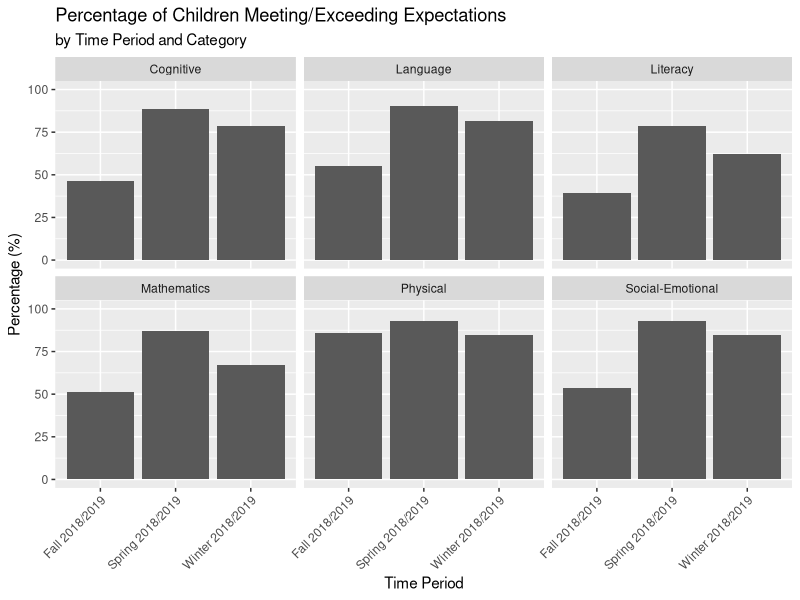
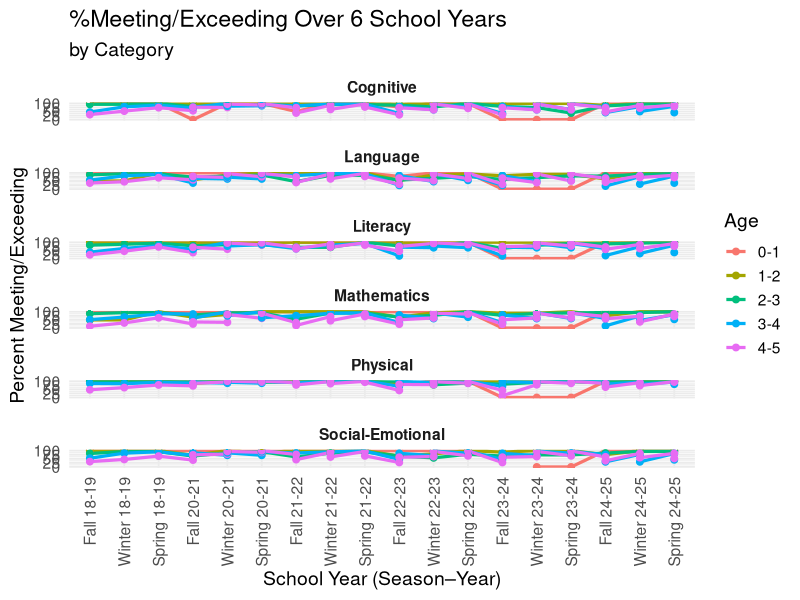
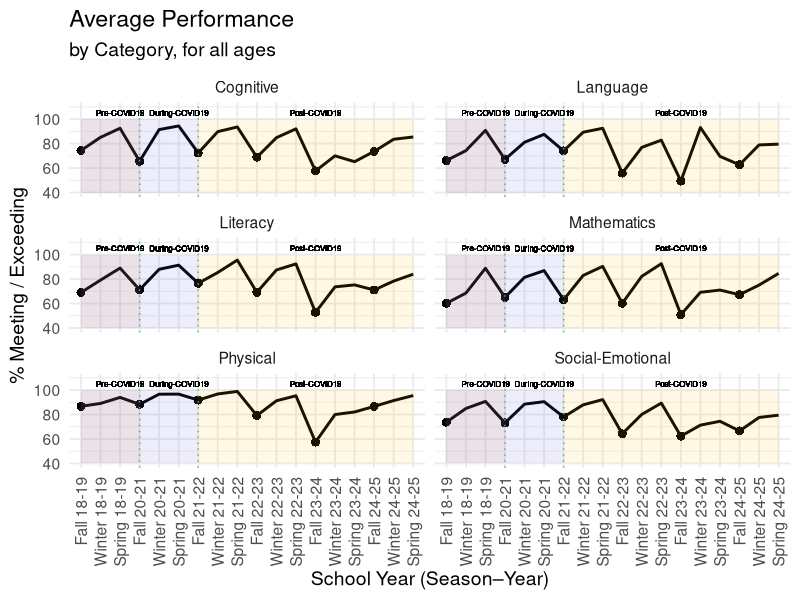
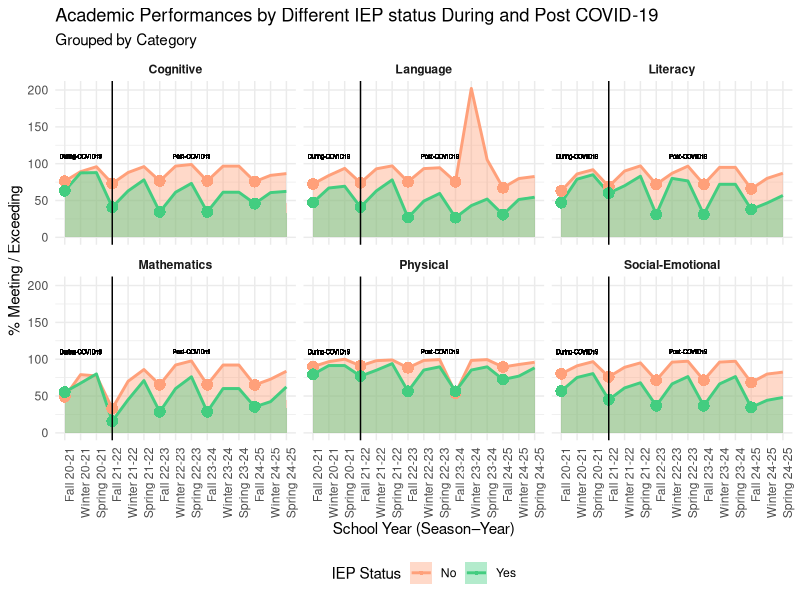
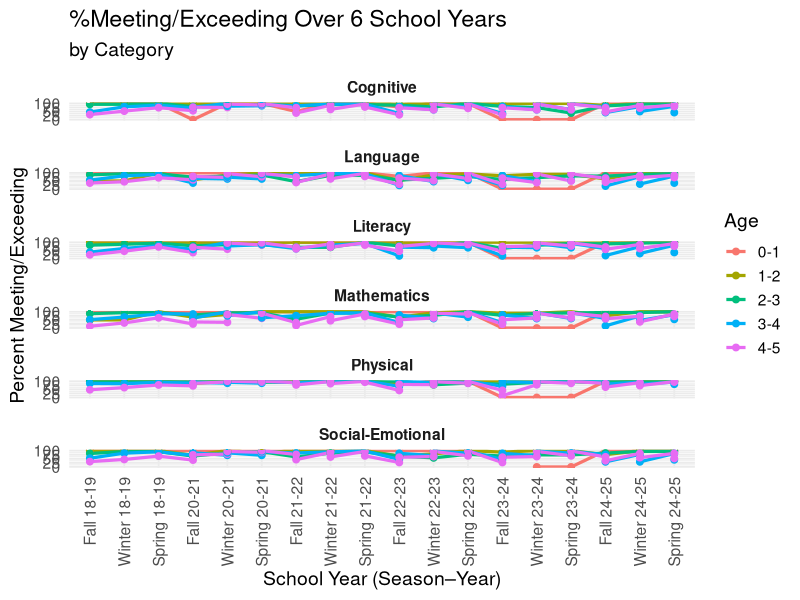
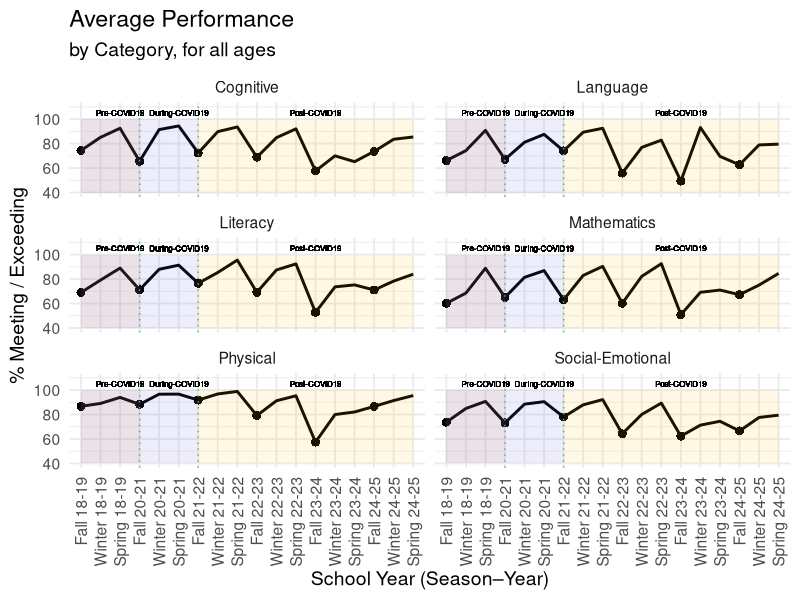
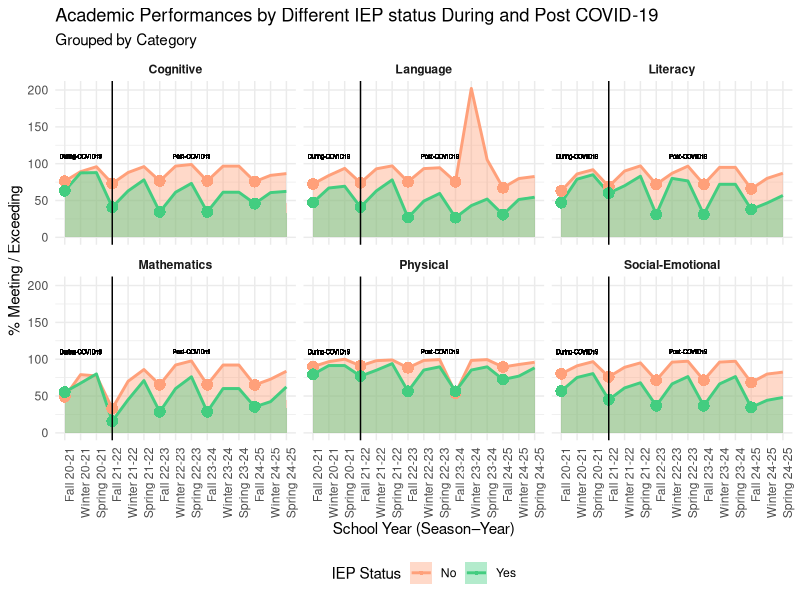

The R source for these figures, in order:
## ---- chunk 1
library(tidyverse)
library(broom)
library(readxl)
library(dplyr)
library(skimr)
## ---- chunk 2
prof_2018_2019 <- read_excel("../data/ignore/file_show.xlsx")
## ---- chunk 3
glimpse(prof_2018_2019)
## ---- chunk 4
skim(prof_2018_2019)
## ---- chunk 5
categorized_data_2018_2019 <- prof_2018_2019 |>
  group_by(`Time Period`, `Category`) |>
  summarise(
    `Total # Children` = sum(`# Children`, na.rm = TRUE), 
    `Meeting / Exceeding Children` = sum(`# Meeting / Exceeding`, na.rm = TRUE), 
    `% percentage` = round(`Meeting / Exceeding Children` / `Total # Children` * 100, 2),
    .groups = "drop"
  )
## ---- chunk 6
ggplot(categorized_data_2018_2019, aes(x = `Time Period`, y = `% percentage`)) +
  geom_col() +
  facet_wrap(~ `Category`) +
  ylim(0, 100) +
  labs(
    title = "Percentage of Children Meeting/Exceeding Expectations",
    subtitle = "by Time Period and Category",
    x = "Time Period",
    y = "Percentage (%)"
  ) + 
  theme(axis.text.x = element_text(angle = 45, hjust = 1))
## ---- chunk 7
X2018_2019 <- read_excel("../data/ignore/2018-2019.xlsx")
X2020_2021 <- read_excel("../data/ignore/2020-2021.xlsx")
X2021_2022 <- read_excel("../data/ignore/2021-2022.xlsx")
X2022_2023 <- read_excel("../data/ignore/2022-2023.xlsx")
X2023_2024 <- read_excel("../data/ignore/2023-2024.xlsx")
X2024_2025 <- read_excel("../data/ignore/2024-2025.xlsx")
## ---- chunk 8
general_data_table <- bind_rows(
  #for each year we need to first convert our number of children, number of meeting/exceeding, and percentage of meeting/exceeding in numerit values and create a year column that would help us with sorting and labeling
  X2018_2019 |>
    mutate(
      `# Children` = parse_number(as.character(`# Children`), na = c("N/A", "NA")), 
      `# Meeting / Exceeding` = parse_number(as.character(`# Meeting / Exceeding`), na = c("N/A", "NA")), 
      `% Meeting / Exceeding` = parse_number(as.character(`% Meeting / Exceeding`)), 
      year = "18-19"), 
  X2020_2021 |>
    mutate(
      `# Children` = parse_number(as.character(`# Children`), na = c("N/A", "NA")), 
      `# Meeting / Exceeding` = parse_number(as.character(`# Meeting / Exceeding`), na = c("N/A", "NA")), 
      `% Meeting / Exceeding` = parse_number(as.character(`% Meeting / Exceeding`)), 
      year = "20-21"), 
  X2021_2022|>
    mutate(
      `# Children` = parse_number(as.character(`# Children`), na = c("N/A", "NA")), 
      `# Meeting / Exceeding` = parse_number(as.character(`# Meeting / Exceeding`), na = c("N/A", "NA")), 
      `% Meeting / Exceeding` = parse_number(as.character(`% Meeting / Exceeding`)), 
      year = "21-22"), 
  X2022_2023|>
    mutate(
      `# Children` = parse_number(as.character(`# Children`), na = c("N/A", "NA")), 
      `# Meeting / Exceeding` = parse_number(as.character(`# Meeting / Exceeding`), na = c("N/A", "NA")), 
      `% Meeting / Exceeding` = parse_number(as.character(`% Meeting / Exceeding`)), 
      year = "22-23"), 
  X2023_2024|>
    mutate(
      `# Children` = parse_number(as.character(`# Children`), na = c("N/A", "NA")), 
      `# Meeting / Exceeding` = parse_number(as.character(`# Meeting / Exceeding`), na = c("N/A", "NA")), 
      `% Meeting / Exceeding` = parse_number(as.character(`% Meeting / Exceeding`), na = c("N/A", "NA", "#DIV/0!")), 
      year = "23-24"), 
  X2024_2025|>
    mutate(
      `# Children` = parse_number(as.character(`# Children`), na = c("N/A", "NA")), 
      `# Meeting / Exceeding` = parse_number(as.character(`# Meeting / Exceeding`), na = c("N/A", "NA")), 
      `% Meeting / Exceeding` = parse_number(as.character(`% Meeting / Exceeding`)), 
      year = "24-25")
  ) |>
  #shortening and simplifying the label for each school year and trimester
  mutate(
    season = case_when(
      str_detect(`Time Period`, "Fall") ~ "Fall",
      str_detect(`Time Period`, "Winter") ~ "Winter",
      str_detect(`Time Period`, "Spring") ~ "Spring"
    ),
    label = paste(season, year),
    #sorting for chronological order taking the beginning of the school year and the code for each season (Fall - 1, Winter - 2, Spring - 3)
    #e.g. Fall 2018-2019 -> 181, Winter 2021-2022 -> 212
    sort_num = as.numeric(str_sub(year, 1, 2)) * 10 + match(season, c("Fall","Winter","Spring")) 
  )
#ordering our data chronologically
general_data_table <- general_data_table |>
  mutate(
    label = fct_reorder(label, sort_num)
  )
## ---- chunk 9
general_data_plot <- ggplot(general_data_table, aes(x = label, y = `% Meeting / Exceeding`, color = Age, group = Age)) +
  geom_line(size = 1.1) +
  geom_point(size = 2) +
  facet_wrap(~ Category, ncol = 1) +
  ylim(0, 100)+
  labs(
    title = "%Meeting/Exceeding Over 6 School Years",
    subtitle = "by Category",
    x = "School Year (Season–Year)",
    y = "Percent Meeting/Exceeding"
  ) +
  theme_minimal(base_size = 14) +
  theme(
    axis.text.x = element_text(angle = 90, hjust = 1, vjust = 0.5),
    strip.text = element_text(face = "bold"),
    panel.spacing = unit(1, "lines")
  )

general_data_plot

#saving
ggsave("general_plot.png", general_data_plot, width = 10, height = 20, dpi = 300)
## ---- chunk 10
#creating a new column that would help us highlight the beginning of the school year
average_general_data_table <- general_data_table |>
  mutate(is_fall = (`season` == "Fall"))

#calculating the average of all age groups' seasonal performance
average_general_data_table <- average_general_data_table |>
  group_by(Category, label, sort_num, is_fall) |>
  summarise(
    `Avg Meeting Exceeding` = mean(`% Meeting / Exceeding`, na.rm = TRUE),
    .groups = "drop"
  )

#plotting
average_general_data_plot <- ggplot(average_general_data_table, aes(x = label, y = `Avg Meeting Exceeding`, group = Category)) +
  geom_line(size = 1) +
  geom_point(aes(size = ifelse(is_fall, 4, NA)), shape = 20, stroke = 0) +
  geom_vline(xintercept = "Fall 20-21", linetype = "dotted", color = "#51C168")+
  geom_vline(xintercept = "Fall 21-22", linetype = "dotted", color = "#51C168")+
  annotate("rect", xmin="Fall 18-19", xmax="Fall 20-21", ymin = 40, ymax = 100, alpha = 0.1, fill = "#E7913E")+
  annotate("rect", xmin="Fall 18-19", xmax="Fall 21-22", ymin = 40, ymax = 100, alpha = 0.1, fill = "#5C57D8")+
  annotate("rect", xmin="Fall 21-22", xmax="Spring 24-25", ymin = 40, ymax = 100, alpha = 0.1, fill = "#FABA09")+
  geom_text( 
    aes(x = "Spring 18-19", y = 105, label = "Pre-COVID19"),
    size = 2) +
  geom_text( 
    aes(x = "Spring 20-21", y = 105, label = "During-COVID19"),
    size = 2) +
  geom_text( 
    aes(x = "Fall 23-24", y = 105, label = "Post-COVID19"),
    size = 2) +
  facet_wrap(~ Category, ncol = 2) +
  ylim(40, 110)+
  labs(
    title = "Average Performance",
    subtitle = "by Category, for all ages",
    x = "School Year (Season–Year)",
    y = "% Meeting / Exceeding"
  ) +
  theme_minimal(base_size = 14) +
  theme(
    axis.text.x = element_text(angle = 90, hjust = 1, vjust = 0.5),
    legend.position = "none"
  )

average_general_data_plot

#saving
ggsave("average_general_plot.png", average_general_data_plot, width = 15, height = 10, dpi = 300)
## ---- chunk 11
# filter 0-1 age group and calculate percentages
data <- general_data_table |>
filter(Age != "0-1") |>
drop_na() |>
group_by(year, Category, Age) |>
summarise(percent = sum(`# Meeting / Exceeding`) / sum(`# Children`) * 100, .groups = "drop") |>
mutate( covid_period = case_when(
year == "2019" ~ "Before COVID",
year %in% c("2021", "2022") ~ "During COVID",
TRUE ~ "After COVID"
  ),
covid_period = factor(covid_period, levels = c("Before COVID", "During COVID", "After COVID"))
)


## ---- chunk 12
all_year <- general_data_table |>
  mutate(IEP = na_if(IEP, "N/A")) |>
  filter(!is.na(IEP))

IEP_data <- all_year |>
  mutate(is_fall = (`season` == "Fall"))

IEP_data <- IEP_data |>
  group_by(Category, label, sort_num, is_fall, IEP) |>
  summarise(
    `Avg IEP Meeting Exceeding` = mean(`% Meeting / Exceeding`, na.rm = TRUE),
    .groups = "drop"
  )

iep_graph <- ggplot(
  IEP_data,
  aes(x = `label`, y = `Avg IEP Meeting Exceeding`, fill = IEP, group = IEP)
) +
  geom_area(position = "identity", alpha = 0.4) +
  geom_line(aes(color = IEP), size = 1) +
  geom_point(aes(size = ifelse(is_fall, 4, NA)), shape = 21 , stroke = 0) +
  geom_vline(xintercept = "Fall 21-22") +
  geom_text( 
    aes(x = "Spring 22-23", y = 110, label = "Post-COVID19"),
    size = 1.5) +
  geom_text( 
    aes(x = "Winter 20-21", y = 110, label = "During-COVID19"),
    size = 1.5) +
  facet_wrap(~ Category) +
  labs(
    title = "Academic Performances by Different IEP status During and Post COVID-19",
    x = "School Year (Season–Year)",
    y = "% Meeting / Exceeding",
    subtitle = "Grouped by Category ",
    fill = "IEP Status",
    color = "IEP Status"
  ) +
  scale_size_identity(guide = "none") +
  scale_color_manual(values = c("#51C168", "#5C57D8", "#FABA09"))+
  scale_color_manual(
    values = c(
      "No" = "lightsalmon", 
      "Yes" = "seagreen3"
    ) 
  ) +
  scale_fill_manual(
     values = c(
      "No" = "lightsalmon", 
      "Yes" = "seagreen3"
    ) 
  ) +
  theme_minimal() +
  theme(
    axis.text.x = element_text(angle = 90, hjust = 1),
    legend.position = "bottom",
    strip.text = element_text(face = "bold")
  )

iep_graph

ggsave("iep_impact.png", iep_graph, width = 15, height = 10, dpi = 300)
